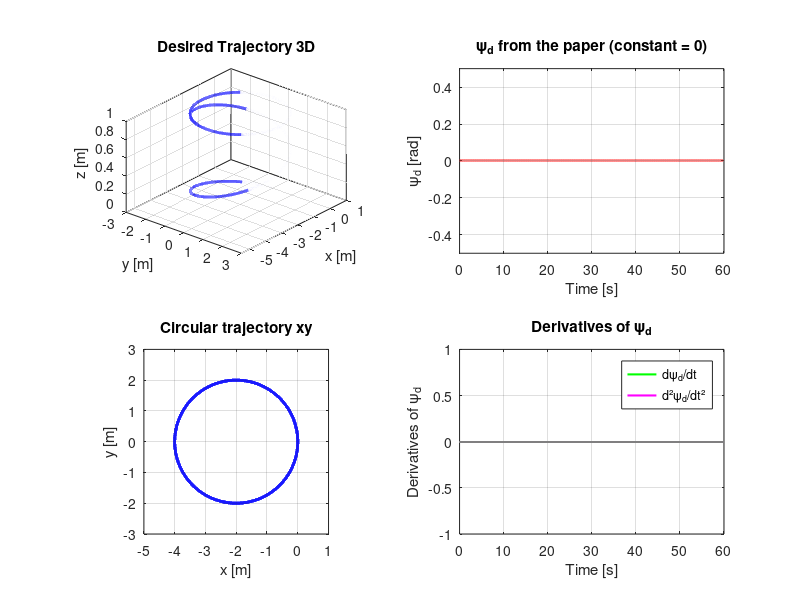

Recreate this plot in MATLAB.
T_final = 60;
Ts = 0.001;
t = (0:Ts:T_final)';

theta = -(2*pi/20)*t;

xd = -2 + 2*cos(-theta);
yd = 2*sin(theta);
dxd = gradient(xd, Ts);
dyd = gradient(yd, Ts);
ddxd = gradient(dxd, Ts);
ddyd = gradient(dyd, Ts);

s = t/30;
zd = 3*s.^2 - 2*s.^3;
zd(t>=30) = 1;
dzd = gradient(zd, Ts);
ddzd = gradient(dzd, Ts);

psi_d = zeros(size(t));      
dpsi_d = zeros(size(t));    
ddpsi_d = zeros(size(t));    


xd_ws = [t, xd];
dxd_ws = [t, dxd];
ddxd_ws = [t, ddxd];
yd_ws = [t, yd];
dyd_ws = [t, dyd];
ddyd_ws = [t, ddyd];
zd_ws = [t, zd];
dzd_ws = [t, dzd];
ddzd_ws = [t, ddzd];
psi_ws = [t, psi_d];
dpsi_ws = [t, dpsi_d];
ddpsi_ws = [t, ddpsi_d];

save('desired_traj_signals.mat', ...
    'xd_ws','dxd_ws','ddxd_ws', ...
    'yd_ws','dyd_ws','ddyd_ws', ...
    'zd_ws','dzd_ws','ddzd_ws', ...
    'psi_ws','dpsi_ws','ddpsi_ws');

%% Plots
figure('Position',[100 100 1200 800]);


subplot(2,2,1);
plot3(yd, xd, zd, 'b-', 'LineWidth', 2);
grid on; box on; axis vis3d; %axis equal
xlabel('y [m]'); ylabel('x [m]'); zlabel('z [m]');
xlim([-3 3]); ylim([-5.5 1]); zlim([0 1]);
title('Desired Trajectory 3D');
view(40,25);


subplot(2,2,2);
plot(t, psi_d, 'r--', 'LineWidth', 2);
grid on;
xlabel('Time [s]'); ylabel('\psi_d [rad]');
title('\psi_d from the paper (constant = 0)');
ylim([-0.5 0.5]);


subplot(2,2,3);
plot(xd, yd, 'b-', 'LineWidth', 2);
grid on; axis equal;
xlabel('x [m]'); ylabel('y [m]');
title('Circular trajectory xy');
xlim([-5 1]); ylim([-3 3]);


subplot(2,2,4);
plot(t, dpsi_d, 'g-', 'LineWidth', 1.5);
hold on;
plot(t, ddpsi_d, 'm-', 'LineWidth', 1.5);
grid on;
xlabel('Time [s]'); ylabel('Derivatives of \psi_d');
title('Derivatives of \psi_d');
legend('d\psi_d/dt', 'd²\psi_d/dt²', 'Location', 'best');
